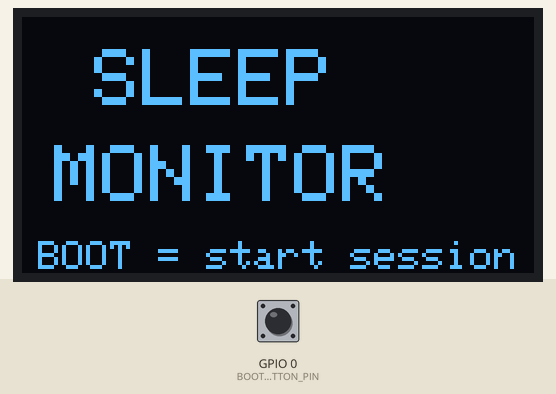
The program below on a simulated ESP32. On the bench: 128×64 one-colour display. The test bench sets the inputs (shaded band); at power-on: GPIO 0 (BOOT_BUTTON_PIN) HIGH. WiFi joins after 1.5 s; servers stay silent unless stated; I2S audio is not simulated (input reads silence); the local clock reads 2024-03-15 10:24:30 at power-on unless the program sets it; no MQTT or app messages arrive unless stated; what the program prints to the serial monitor is not drawn.

Above: at 3.0 s.
3.1 s: GPIO 0 (BOOT_BUTTON_PIN) pulled LOW for 0.15 s
At 3.9 s:
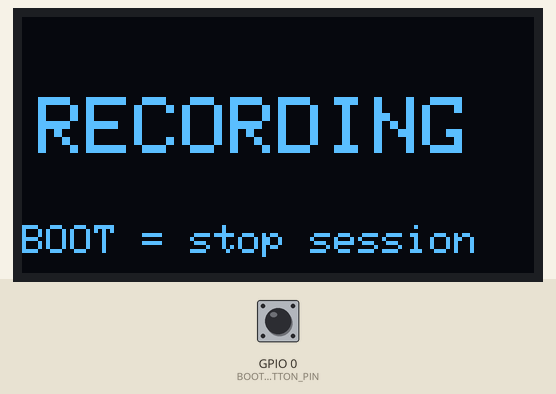
4.7 s: GPIO 0 (BOOT_BUTTON_PIN) pulled LOW for 1 s
At 6.1 s:
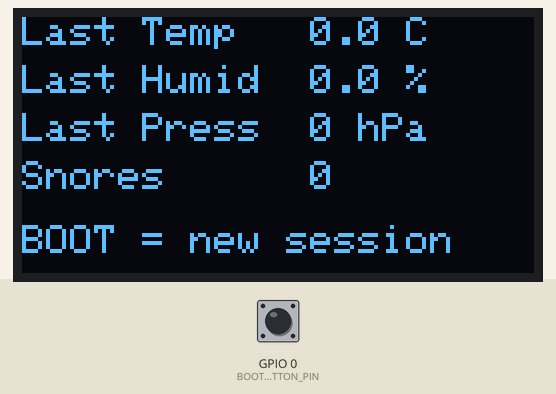
7.2 s: GPIO 0 (BOOT_BUTTON_PIN) pulled LOW for 3.2 s
At 8.6 s:
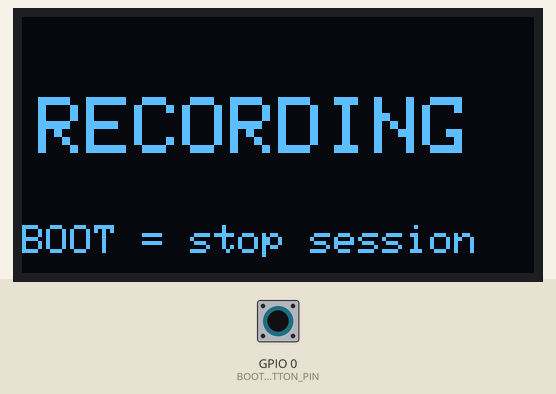
Timing chart, 0 to 10.2 s (numbered marks = the images above; inputs shaded):
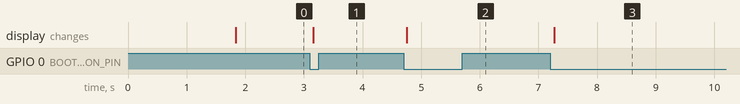

Measured:
- after the input at 3.1 s, the display: changes after 0.06 s (image 1)
- after the input at 4.7 s, the display: changes after 0.05 s (image 2)
- after the input at 7.2 s, the display: changes after 0.07 s (image 3)

The program:

main.cpp
```cpp
#include <Arduino.h>
#include <Wire.h>
#include <WiFi.h>
#include <WiFiManager.h>
#include <time.h>
#include <PubSubClient.h>
#include <ArduinoJson.h>
#include <Adafruit_BME280.h>
#include <Adafruit_SSD1306.h>
#include "driver/i2s.h"
#include "config.h"

// ── Display ───────────────────────────────────────────────────────────────────
#define OLED_W        128
#define OLED_H         64
#define OLED_ADDR    0x3C
#define BME_ADDR     0x76

// ── I2S ───────────────────────────────────────────────────────────────────────
#define I2S_PORT      I2S_NUM_0
#define I2S_RATE      16000
#define I2S_BUF       512     // samples per DMA read

// ── Objects ───────────────────────────────────────────────────────────────────
WiFiClient         wifiClient;
PubSubClient       mqtt(wifiClient);
Adafruit_BME280    bme;
Adafruit_SSD1306   oled(OLED_W, OLED_H, &Wire, -1);

// ── State ─────────────────────────────────────────────────────────────────────
enum DisplayState { DISP_IDLE, DISP_RECORDING, DISP_SUMMARY };

volatile bool          sessionActive    = false;
volatile unsigned long lastButtonMs     = 0;
volatile DisplayState  displayState     = DISP_IDLE;
volatile bool          displayDirty     = true;
unsigned long          lastPublishMs    = 0;
uint32_t               snoreCount       = 0;

// Continuous snore-event detection state (see pollAudio()).
volatile bool          snoreDetectedThisWindow = false;  // any event since last publish
bool                    burstActive             = false; // currently inside a loud burst
unsigned long           burstStartMs            = 0;
bool                    burstCounted            = false; // has current burst become a candidate?
unsigned long           lastCandidateMs         = 0;      // time of the previous confirmed candidate

float lastTemp = 0, lastHumid = 0, lastPressure = 0;
bool  lastSnore = false;

// ── BOOT button ISR ───────────────────────────────────────────────────────────
// Display only redraws on start/stop (see displayDirty), not every publish —
// an OLED refreshing every 30-60s next to the bed is disruptive to sleep.
void IRAM_ATTR onBootButton() {
    unsigned long now = millis();
    if (now - lastButtonMs < 300) return;   // debounce
    lastButtonMs = now;
    sessionActive = !sessionActive;
    if (sessionActive) {
        snoreCount              = 0;    // reset count when a new session starts
        snoreDetectedThisWindow = false;
        burstActive             = false;
        burstCounted            = false;
        lastCandidateMs         = 0;
        displayState = DISP_RECORDING;
    } else {
        displayState = DISP_SUMMARY;    // show last night's data until next start
    }
    displayDirty = true;
}

// ── WiFi ──────────────────────────────────────────────────────────────────────
void showWiFiSetupScreen() {
    oled.clearDisplay();
    oled.setTextSize(1); oled.setTextColor(SSD1306_WHITE);
    oled.setCursor(0, 0);  oled.println("-- WiFi Setup --");
    oled.setCursor(0, 14); oled.println("Join hotspot:");
    oled.setCursor(0, 24); oled.println("sleep-monitor-setup");
    oled.setCursor(0, 38); oled.println("Then open:");
    oled.setCursor(0, 48); oled.println("192.168.4.1");
    oled.display();
}

void connectWiFi() {
    // Hold BOOT at power-on to wipe saved credentials and re-configure
    if (digitalRead(BOOT_BUTTON_PIN) == LOW) {
        oled.clearDisplay();
        oled.setTextSize(1); oled.setTextColor(SSD1306_WHITE);
        oled.setCursor(0, 20); oled.println("Resetting WiFi...");
        oled.display();
        WiFiManager wm;
        wm.resetSettings();
        delay(1000);
    }

    WiFiManager wm;
    wm.setConfigPortalTimeout(180);
    wm.setAPCallback([](WiFiManager*) { showWiFiSetupScreen(); });

    if (!wm.autoConnect("sleep-monitor-setup")) {
        Serial.println("WiFi config timed out — restarting");
        ESP.restart();
    }
    Serial.printf("WiFi connected: %s\n", WiFi.localIP().toString().c_str());
}

// ── MQTT ──────────────────────────────────────────────────────────────────────
void connectMQTT() {
    int tries = 0;
    while (!mqtt.connected() && tries < 5) {
        Serial.print("MQTT...");
        if (mqtt.connect(MQTT_CLIENT_ID)) {
            Serial.println(" ok");
        } else {
            Serial.printf(" fail (rc=%d)\n", mqtt.state());
            delay(3000);
        }
        tries++;
    }
}

// ── I2S / INMP441 ────────────────────────────────────────────────────────────
void initI2S() {
    i2s_config_t cfg = {
        .mode                 = (i2s_mode_t)(I2S_MODE_MASTER | I2S_MODE_RX),
        .sample_rate          = I2S_RATE,
        .bits_per_sample      = I2S_BITS_PER_SAMPLE_32BIT,
        .channel_format       = I2S_CHANNEL_FMT_ONLY_LEFT,
        .communication_format = I2S_COMM_FORMAT_STAND_I2S,
        .intr_alloc_flags     = ESP_INTR_FLAG_LEVEL1,
        .dma_buf_count        = 8,
        .dma_buf_len          = I2S_BUF,
        .use_apll             = false,
    };
    i2s_pin_config_t pins = {
        .bck_io_num    = I2S_SCK,
        .ws_io_num     = I2S_WS,
        .data_out_num  = I2S_PIN_NO_CHANGE,
        .data_in_num   = I2S_SD,
    };
    i2s_driver_install(I2S_PORT, &cfg, 0, NULL);
    i2s_set_pin(I2S_PORT, &pins);
}

// Continuous snore-event detection — called every loop() iteration while a
// session is active. Reads one short audio chunk (~32ms at 16kHz) and looks
// for a repeating pattern of sustained loud bursts, rather than treating any
// single threshold crossing as a snore:
//   1. A burst must stay above threshold for SNORE_MIN_BURST_MS before it
//      counts as a candidate at all — filters brief transient noise (taps,
//      clicks) that spike and vanish in milliseconds.
//   2. A candidate only becomes a confirmed event if another candidate
//      happened within SNORE_PATTERN_WINDOW_MS — snoring repeats every
//      breath, so a real pattern satisfies this while a one-off noise
//      (door, cough, aircon kicking on) doesn't, even if it's loud and
//      sustained.
//
// On first deployment: watch Serial for "Audio RMS:" values and set
// SNORE_RMS_THRESHOLD to sit above your quiet-room baseline noise floor.
void pollAudio() {
    static unsigned long lastPrintMs = 0;

    int32_t buf[I2S_BUF];
    size_t  bytesRead = 0;
    i2s_read(I2S_PORT, buf, sizeof(buf), &bytesRead, pdMS_TO_TICKS(50));
    int n = bytesRead / sizeof(int32_t);
    if (n == 0) return;

    int64_t sumSq = 0;
    for (int i = 0; i < n; i++) {
        // INMP441 puts 24-bit audio in the upper bits of a 32-bit frame
        int32_t s = buf[i] >> 8;
        sumSq += (int64_t)s * s;
    }
    double rms = sqrt((double)sumSq / n);

    if (millis() - lastPrintMs >= 1000) {
        Serial.printf("Audio RMS: %.0f  threshold: %d\n", rms, SNORE_RMS_THRESHOLD);
        lastPrintMs = millis();
    }

    unsigned long now = millis();
    if (rms > SNORE_RMS_THRESHOLD) {
        if (!burstActive) {
            burstActive  = true;
            burstStartMs = now;
            burstCounted = false;
        } else if (!burstCounted && now - burstStartMs >= SNORE_MIN_BURST_MS) {
            burstCounted = true;   // sustained long enough to be a real candidate
            if (lastCandidateMs != 0 && now - lastCandidateMs <= SNORE_PATTERN_WINDOW_MS) {
                // a previous candidate happened recently too — a repeating
                // rhythm, consistent with snoring rather than a one-off noise
                snoreDetectedThisWindow = true;
                snoreCount++;
            }
            lastCandidateMs = now;
        }
    } else {
        burstActive = false;   // dropped quiet — next loud burst starts fresh
    }
}

// ── OLED ──────────────────────────────────────────────────────────────────────
void updateDisplay() {
    oled.clearDisplay();
    oled.setTextColor(SSD1306_WHITE);

    switch (displayState) {
        case DISP_IDLE:
            oled.setTextSize(2);
            oled.setCursor(18, 8);  oled.println("SLEEP");
            oled.setCursor(8,  32); oled.println("MONITOR");
            oled.setTextSize(1);
            oled.setCursor(4, 56);  oled.println("BOOT = start session");
            break;

        case DISP_RECORDING:
            oled.setTextSize(2);
            oled.setCursor(4, 20);  oled.println("RECORDING");
            oled.setTextSize(1);
            oled.setCursor(0, 52);  oled.println("BOOT = stop session");
            break;

        case DISP_SUMMARY:
            oled.setTextSize(1);
            oled.setCursor(0, 0);  oled.printf("Last Temp   %.1f C\n",   lastTemp);
            oled.setCursor(0, 12); oled.printf("Last Humid  %.1f %%\n",  lastHumid);
            oled.setCursor(0, 24); oled.printf("Last Press  %.0f hPa\n", lastPressure);
            oled.setCursor(0, 36); oled.printf("Snores      %lu\n",      snoreCount);
            oled.setCursor(0, 52); oled.println("BOOT = new session");
            break;
    }
    oled.display();
}

// ── Publish ───────────────────────────────────────────────────────────────────
void publishReading() {
    lastTemp     = bme.readTemperature();
    lastHumid    = bme.readHumidity();
    lastPressure = bme.readPressure() / 100.0f;
    lastSnore    = snoreDetectedThisWindow;   // any event since the last publish
    snoreDetectedThisWindow = false;          // reset for the next interval

    StaticJsonDocument<128> doc;
    doc["temperature"]    = round(lastTemp     * 100.0f) / 100.0f;
    doc["humidity"]       = round(lastHumid    * 100.0f) / 100.0f;
    doc["pressure"]       = round(lastPressure * 100.0f) / 100.0f;
    doc["snore_detected"] = lastSnore ? 1 : 0;
    doc["timestamp"]      = (double)time(nullptr);   // Unix epoch UTC from NTP

    char payload[128];
    serializeJson(doc, payload, sizeof(payload));
    mqtt.publish(MQTT_TOPIC, payload, false);
    Serial.printf("Published: %s\n", payload);
}

// ── Setup ─────────────────────────────────────────────────────────────────────
void setup() {
    Serial.begin(115200);
    Wire.begin(I2C_SDA, I2C_SCL);

    // OLED — show splash while everything else inits
    if (!oled.begin(SSD1306_SWITCHCAPVCC, OLED_ADDR))
        Serial.println("[WARN] SSD1306 not found");
    oled.clearDisplay();
    oled.setTextSize(1); oled.setTextColor(SSD1306_WHITE);
    oled.setCursor(0, 0); oled.println("Initialising...");
    oled.display();

    // BME280
    if (!bme.begin(BME_ADDR))
        Serial.println("[WARN] BME280 not found — check wiring");

    // INMP441
    initI2S();

    // BOOT button
    pinMode(BOOT_BUTTON_PIN, INPUT_PULLUP);
    attachInterrupt(digitalPinToInterrupt(BOOT_BUTTON_PIN), onBootButton, FALLING);

    // WiFi + NTP
    connectWiFi();
    if (WiFi.status() == WL_CONNECTED) {
        configTime(0, 0, NTP_SERVER);   // UTC
        Serial.print("NTP sync");
        time_t now = 0;
        while (now < 1000000000UL) {   // wait for valid epoch
            delay(200); Serial.print("."); now = time(nullptr);
        }
        Serial.println(" ok");
    }

    // MQTT
    mqtt.setServer(MQTT_BROKER, MQTT_PORT);
    connectMQTT();

    updateDisplay();
    Serial.println("Ready. Press BOOT to start/stop session.");
}

// ── Loop ──────────────────────────────────────────────────────────────────────
void loop() {
    if (WiFi.status() != WL_CONNECTED) { WiFi.reconnect(); delay(500); }
    if (!mqtt.connected()) connectMQTT();
    mqtt.loop();

    if (sessionActive) pollAudio();

    if (sessionActive && millis() - lastPublishMs >= PUBLISH_INTERVAL_MS) {
        publishReading();
        lastPublishMs = millis();
    }

    if (displayDirty) {
        updateDisplay();
        displayDirty = false;
    }

    delay(10);
}
```

config.h
```cpp
#pragma once

// WiFi — credentials managed by WiFiManager, no hardcoding needed.
// First boot: ESP32 creates hotspot "sleep-monitor-setup".
// Connect with your phone → open 192.168.4.1 → enter WiFi password.
// To switch networks (e.g. going on exchange): hold BOOT button while powering on.

// MQTT
#define MQTT_BROKER ""
#define MQTT_PORT 1883
#define MQTT_TOPIC "sleep/sensors"
#define MQTT_CLIENT_ID "esp32-sleep-monitor"

// I2C pins (ESP32 WROOM-32D defaults)
#define I2C_SDA 21
#define I2C_SCL 22

// I2S pins (INMP441)
#define I2S_WS  15
#define I2S_SCK 14
#define I2S_SD  32

// Session toggle button (BOOT button on most ESP32 dev boards)
#define BOOT_BUTTON_PIN 0

// Publish interval (ms)
#define PUBLISH_INTERVAL_MS 30000

// NTP
#define NTP_SERVER "pool.ntp.org"

// Snore detection — RMS energy threshold (24-bit audio scale).
// Print raw RMS values to Serial on first use and tune this.
#define SNORE_RMS_THRESHOLD 300000

// A burst must stay above threshold this long to count as a candidate —
// filters out brief transient noise (taps, clicks).
#define SNORE_MIN_BURST_MS 300

// A candidate only becomes a confirmed snore event if another candidate
// happened within this many ms — snoring repeats every breath, so a real
// snore pattern satisfies this while a one-off noise (door, cough) doesn't.
#define SNORE_PATTERN_WINDOW_MS 15000
```
